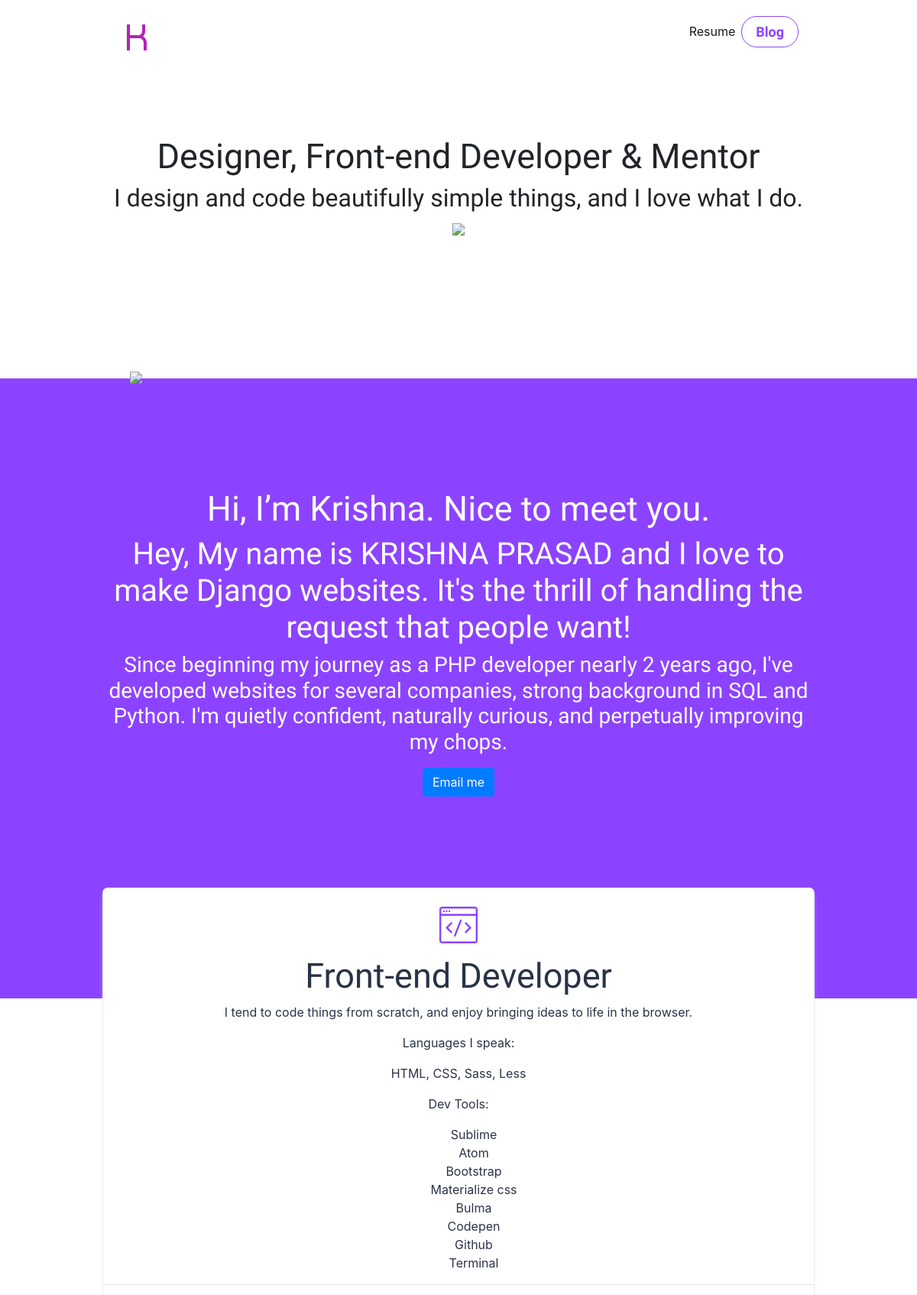
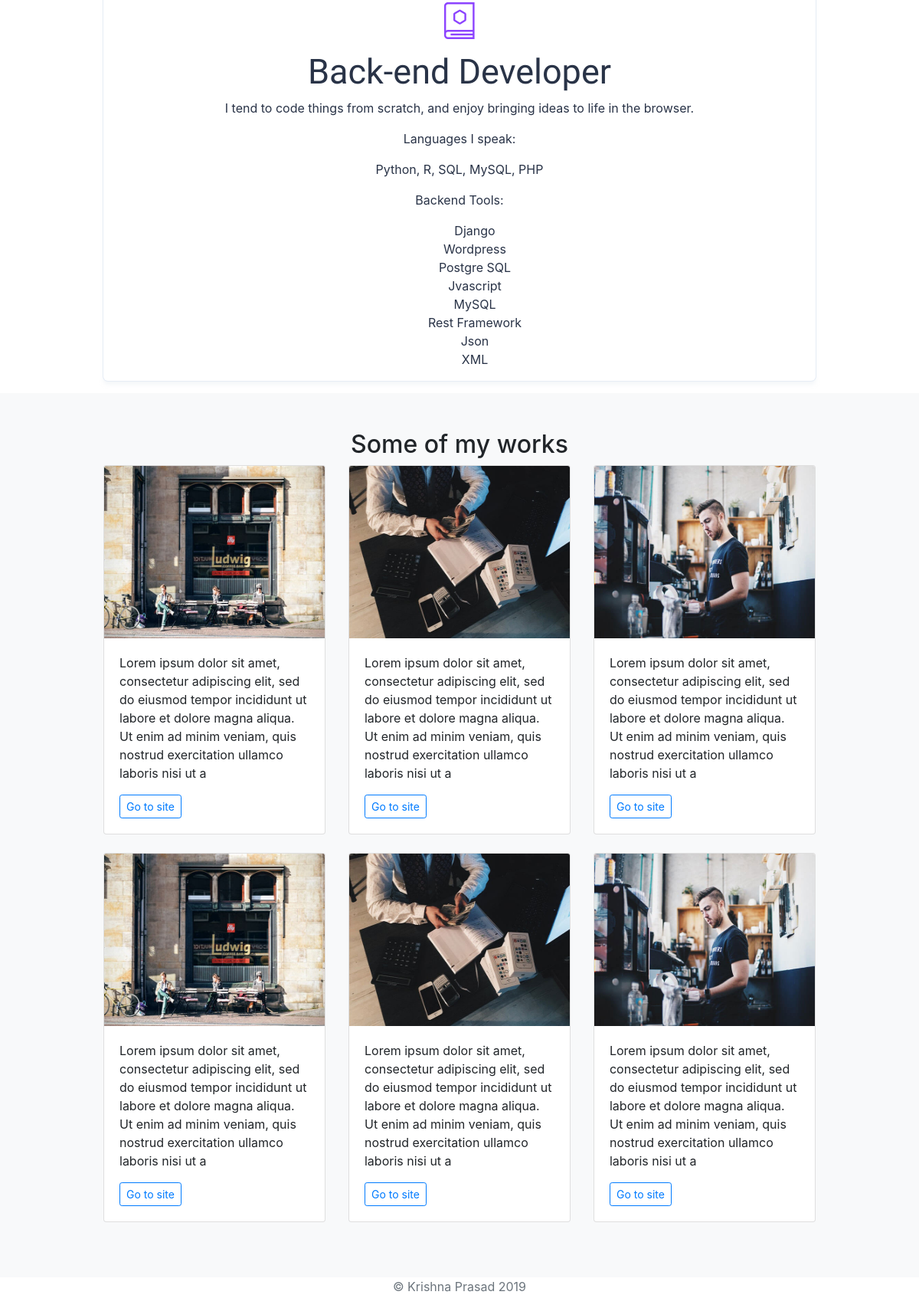
The page / on the database its author committed (2 pictures, top to bottom).
### post/models.py (models this page shows)
class posts(models.Model):
	summary = models.CharField(max_length = 200)
	image = models.ImageField(upload_to = 'images/')

### post/views.py (the view)
# urls.py: path('', IndexView.as_view(), name = 'indexclass'),
class IndexView(ListView):
	queryset = posts.objects.all()
	template_name = 'posts/index.html'
	def get_context_data(self, **kwargs):
		context = super().get_context_data(**kwargs)
		return context

### post/templates/posts/index.html (shortened to what this page needs)
{% extends 'basebluma.html' %}
{% load staticfiles %}
{% block content %}
<div class="hero-body">
    <div class="container">
      	<div class="columns is-centered">
        	<div class="column">
          		<h1 class="title is-spaced is-size-1-desktop is-size-2-tablet is-size-3-mobile">Designer, Front-end Developer &amp; Mentor</h1>
          		<h2 class="subtitle is-size-4-desktop">I design and code beautifully simple things, and I love what I do.</h2><img class="avatar" src="http://res.cloudinary.com/krishnapm/image/upload/v1530554556/mf-avatar_wqawqj.svg">
        	</div>
     	</div>
    </div>
</div>
<div class="hero-foot">
    <div class="container">
    </div>
</div>
<section class="section is-medium is-primary has-text-centered is-long">
      <div class="container">
        <div class="columns is-centered">
          <div class="column is-three-fifths">
            <h1 class="title is-spaced is-size-3-desktop is-size-4-mobile">Hi, I’m Krishna. Nice to meet you.</h1>
            <h1 class="subtitle is-1">Hey, My name is KRISHNA PRASAD and I love to make Django websites. It's the thrill of handling the request that people want!</h1>
            <h3 class="subtitle is-size-5-desktop">Since beginning my journey as a PHP developer nearly 2 years ago, I've developed websites for several companies, strong background in SQL and Python. I'm quietly confident, naturally curious, and perpetually improving my chops.</h3>
          </div>
          <a href="mailto:krishnapm642@gmail.com" class="btn btn-primary my-2">Email me</a>
        </div>
      </div>
    </section>
<section class="section skills has-text-centered">
      <div class="container is-narrow">
        <div class="box">
          <div class="content">
            <div class="columns is-centered">
              <div class="column">
              	<br />
                <figure class="image"><img class="is-skill-icon" src="{% static 'posts/frontend.svg' %}"></figure>
                <h1 class="title is-size-4 is-spaced">Front-end Developer</h1>
                <p>I tend to code things from scratch, and enjoy bringing ideas to life in the browser.</p>
                <p class="list-title has-text-primary has-text-weight-normal">Languages I speak:</p>
                <p>HTML, CSS, Sass, Less</p>
                <p class="list-title has-text-primary has-text-weight-normal">Dev Tools:</p>
                <ul style="list-style: none;">
                  <li>Sublime</li>
                  <li>Atom</li>
                  <li>Bootstrap</li>
                  <li>Materialize css</li>
                  <li>Bulma</li>
                  <li>Codepen</li>
                  <li>Github</li>
                  <li>Terminal</li>
                </ul>
              </div>
              <hr />
              <div class="column">
                <figure class="image"><img class="is-skill-icon" src="{% static 'posts/mentor.svg' %}"></figure>
                <h1 class="title is-size-4 is-spaced">Back-end Developer</h1>
                <p>I tend to code things from scratch, and enjoy bringing ideas to life in the browser.</p>
                <p class="list-title has-text-primary has-text-weight-normal">Languages I speak:</p>
                <p>Python, R, SQL, MySQL, PHP</p>
                <p class="list-title has-text-primary has-text-weight-normal">Backend Tools:</p>
                <ul style="list-style: none;">
                  <li>Django</li>
                  <li>Wordpress</li>
                  <li>Postgre SQL</li>
                  <li>Jvascript</li>
                  <li>MySQL</li>
                  <li>Rest Framework</li>
                  <li>Json</li>
                  <li>XML</li>
                </ul>
              </div>
              </div>
            </div>
          </div>
        </div>
    </section>
 <div class="album py-5 bg-light">
    <div class="container">
    <div class="row">
      <div class="col text-center">
        <h2>Some of my works</h2>
      </div>
    </div>
      <div class="row">
      	{% for obj in object_list %}
            <div class="col-md-4">
              <div class="card mb-4 box-shadow">
                <img class="card-img-top" data-src="holder.js/100px225?theme=thumb&amp;bg=55595c&amp;fg=eceeef&amp;text=Thumbnail" alt="Thumbnail [100%x225]" style="height: 225px; width: 100%; display: block;" src="{{ obj.image.url }}">
                <div class="card-body">
                  <p class="card-text">{{ obj.summary }}</p>
                  <div class="d-flex justify-content-between align-items-center">
                    <div class="btn-group">
                      <button type="button" class="btn btn-sm btn-outline-primary is-centered">Go to site</button>
                    </div>
                  </div>
                </div>
              </div>
            </div>
            {% endfor %}
        </div>
    </div>
</div>
<footer class="text-muted">
  <div class="text-center container">
    <p>© Krishna Prasad {% now "Y" %}</p>
  </div>
</footer>
{% endblock %}

### portfolio/static/posts/port.css (style rules this page uses)
.hero-body { flex-grow: 1; flex-shrink: 0; padding: 5rem 2rem; }
.columns.is-centered { justify-content: center; align-content: center; text-align: center; }
.title { font-family: 'Righteous', cursive; }
.subtitle { font-family: 'Open Sans Condensed', sans-serif; }
.hero-foot { padding-top: 6rem; }
.has-text-centered { text-align: center !important; }
.section.is-primary { background-color: #8C43FF; color: #fff; }
.section.is-long { padding-bottom: 14rem; }
.section { padding: 5rem 1.5rem; display: block; }
.section.skills { margin-top: -14rem; padding-bottom: 1rem; }
.section.skills .box { padding: 0; }
.columns { box-shadow: 1px; border-color: black; }
.box { background-color: #fff; border-radius: 6px; box-shadow: 0 5px 5px 0 rgba(233,240,243,0.5), 0 0 0 1px #E6ECF8; color: #293347; display: block; }
@media screen and (min-width: 1200px) { .title { font-family: 'Righteous', cursive; font-size: 45px; } }

### rows shown on the page
posts: image (picture), summary "Lorem ipsum dolor sit amet, consectetur adipiscing elit, sed do eiusmod tempor incididunt ut labore et dolore magna aliqua. Ut enim ad minim veniam, quis nostrud exercitation ullamco laboris nisi ut a"
posts: image (picture), summary "Lorem ipsum dolor sit amet, consectetur adipiscing elit, sed do eiusmod tempor incididunt ut labore et dolore magna aliqua. Ut enim ad minim veniam, quis nostrud exercitation ullamco laboris nisi ut a"
posts: image (picture), summary "Lorem ipsum dolor sit amet, consectetur adipiscing elit, sed do eiusmod tempor incididunt ut labore et dolore magna aliqua. Ut enim ad minim veniam, quis nostrud exercitation ullamco laboris nisi ut a"
posts: image (picture), summary "Lorem ipsum dolor sit amet, consectetur adipiscing elit, sed do eiusmod tempor incididunt ut labore et dolore magna aliqua. Ut enim ad minim veniam, quis nostrud exercitation ullamco laboris nisi ut a"
posts: image (picture), summary "Lorem ipsum dolor sit amet, consectetur adipiscing elit, sed do eiusmod tempor incididunt ut labore et dolore magna aliqua. Ut enim ad minim veniam, quis nostrud exercitation ullamco laboris nisi ut a"
posts: image (picture), summary "Lorem ipsum dolor sit amet, consectetur adipiscing elit, sed do eiusmod tempor incididunt ut labore et dolore magna aliqua. Ut enim ad minim veniam, quis nostrud exercitation ullamco laboris nisi ut a"
